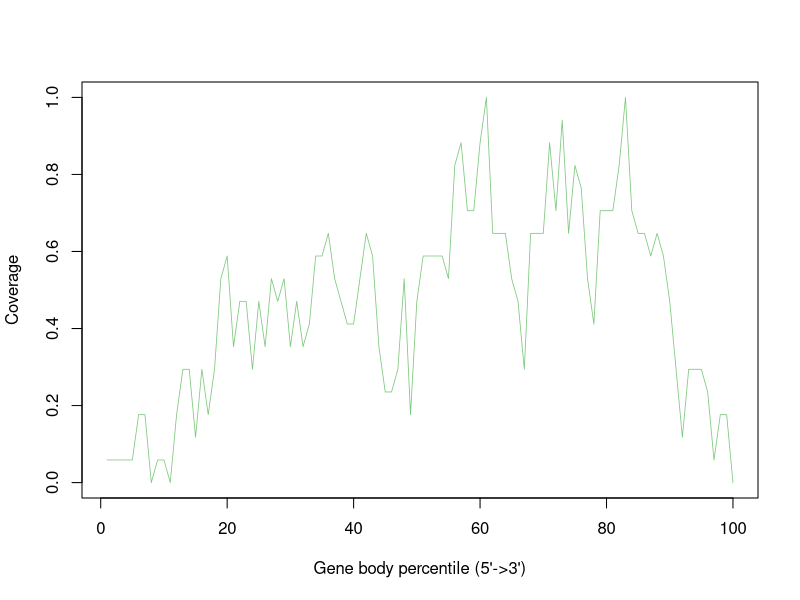

This figure's R source:
GSM4486037_Aligned.sortedByCoord_sorted.out <- c(0.058823529411764705,0.058823529411764705,0.058823529411764705,0.058823529411764705,0.058823529411764705,0.17647058823529413,0.17647058823529413,0.0,0.058823529411764705,0.058823529411764705,0.0,0.17647058823529413,0.29411764705882354,0.29411764705882354,0.11764705882352941,0.29411764705882354,0.17647058823529413,0.29411764705882354,0.5294117647058824,0.5882352941176471,0.35294117647058826,0.47058823529411764,0.47058823529411764,0.29411764705882354,0.47058823529411764,0.35294117647058826,0.5294117647058824,0.47058823529411764,0.5294117647058824,0.35294117647058826,0.47058823529411764,0.35294117647058826,0.4117647058823529,0.5882352941176471,0.5882352941176471,0.6470588235294118,0.5294117647058824,0.47058823529411764,0.4117647058823529,0.4117647058823529,0.5294117647058824,0.6470588235294118,0.5882352941176471,0.35294117647058826,0.23529411764705882,0.23529411764705882,0.29411764705882354,0.5294117647058824,0.17647058823529413,0.47058823529411764,0.5882352941176471,0.5882352941176471,0.5882352941176471,0.5882352941176471,0.5294117647058824,0.8235294117647058,0.8823529411764706,0.7058823529411765,0.7058823529411765,0.8823529411764706,1.0,0.6470588235294118,0.6470588235294118,0.6470588235294118,0.5294117647058824,0.47058823529411764,0.29411764705882354,0.6470588235294118,0.6470588235294118,0.6470588235294118,0.8823529411764706,0.7058823529411765,0.9411764705882353,0.6470588235294118,0.8235294117647058,0.7647058823529411,0.5294117647058824,0.4117647058823529,0.7058823529411765,0.7058823529411765,0.7058823529411765,0.8235294117647058,1.0,0.7058823529411765,0.6470588235294118,0.6470588235294118,0.5882352941176471,0.6470588235294118,0.5882352941176471,0.47058823529411764,0.29411764705882354,0.11764705882352941,0.29411764705882354,0.29411764705882354,0.29411764705882354,0.23529411764705882,0.058823529411764705,0.17647058823529413,0.17647058823529413,0.0)


pdf("GSM4486037.geneBodyCoverage.curves.pdf")
x=1:100
icolor = colorRampPalette(c("#7fc97f","#beaed4","#fdc086","#ffff99","#386cb0","#f0027f"))(1)
plot(x,GSM4486037_Aligned.sortedByCoord_sorted.out,type='l',xlab="Gene body percentile (5'->3')", ylab="Coverage",lwd=0.8,col=icolor[1])
dev.off()
